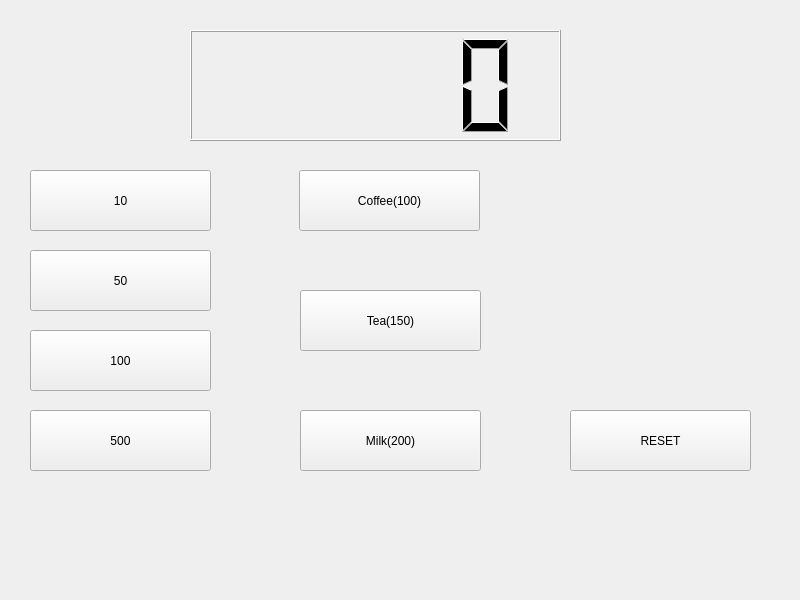
<?xml version="1.0" encoding="UTF-8"?>
<ui version="4.0">
 <class>Widget</class>
 <widget class="QWidget" name="Widget">
  <property name="geometry">
   <rect>
    <x>0</x>
    <y>0</y>
    <width>800</width>
    <height>600</height>
   </rect>
  </property>
  <property name="windowTitle">
   <string>Widget</string>
  </property>
  <widget class="QLCDNumber" name="lcdNumber">
   <property name="geometry">
    <rect>
     <x>190</x>
     <y>30</y>
     <width>371</width>
     <height>111</height>
    </rect>
   </property>
  </widget>
  <widget class="QPushButton" name="pb10">
   <property name="geometry">
    <rect>
     <x>30</x>
     <y>170</y>
     <width>181</width>
     <height>61</height>
    </rect>
   </property>
   <property name="text">
    <string>10</string>
   </property>
  </widget>
  <widget class="QPushButton" name="pb50">
   <property name="geometry">
    <rect>
     <x>30</x>
     <y>250</y>
     <width>181</width>
     <height>61</height>
    </rect>
   </property>
   <property name="text">
    <string>50</string>
   </property>
  </widget>
  <widget class="QPushButton" name="pb100">
   <property name="geometry">
    <rect>
     <x>30</x>
     <y>330</y>
     <width>181</width>
     <height>61</height>
    </rect>
   </property>
   <property name="text">
    <string>100</string>
   </property>
  </widget>
  <widget class="QPushButton" name="pb500">
   <property name="geometry">
    <rect>
     <x>30</x>
     <y>410</y>
     <width>181</width>
     <height>61</height>
    </rect>
   </property>
   <property name="text">
    <string>500</string>
   </property>
  </widget>
  <widget class="QPushButton" name="pbCoffee">
   <property name="geometry">
    <rect>
     <x>299</x>
     <y>170</y>
     <width>181</width>
     <height>61</height>
    </rect>
   </property>
   <property name="text">
    <string>Coffee(100)</string>
   </property>
  </widget>
  <widget class="QPushButton" name="pbTea">
   <property name="geometry">
    <rect>
     <x>300</x>
     <y>290</y>
     <width>181</width>
     <height>61</height>
    </rect>
   </property>
   <property name="text">
    <string>Tea(150)</string>
   </property>
  </widget>
  <widget class="QPushButton" name="pbMilk">
   <property name="geometry">
    <rect>
     <x>300</x>
     <y>410</y>
     <width>181</width>
     <height>61</height>
    </rect>
   </property>
   <property name="text">
    <string>Milk(200)</string>
   </property>
  </widget>
  <widget class="QPushButton" name="pbReset">
   <property name="geometry">
    <rect>
     <x>570</x>
     <y>410</y>
     <width>181</width>
     <height>61</height>
    </rect>
   </property>
   <property name="text">
    <string>RESET</string>
   </property>
  </widget>
 </widget>
 <resources/>
 <connections/>
</ui>
